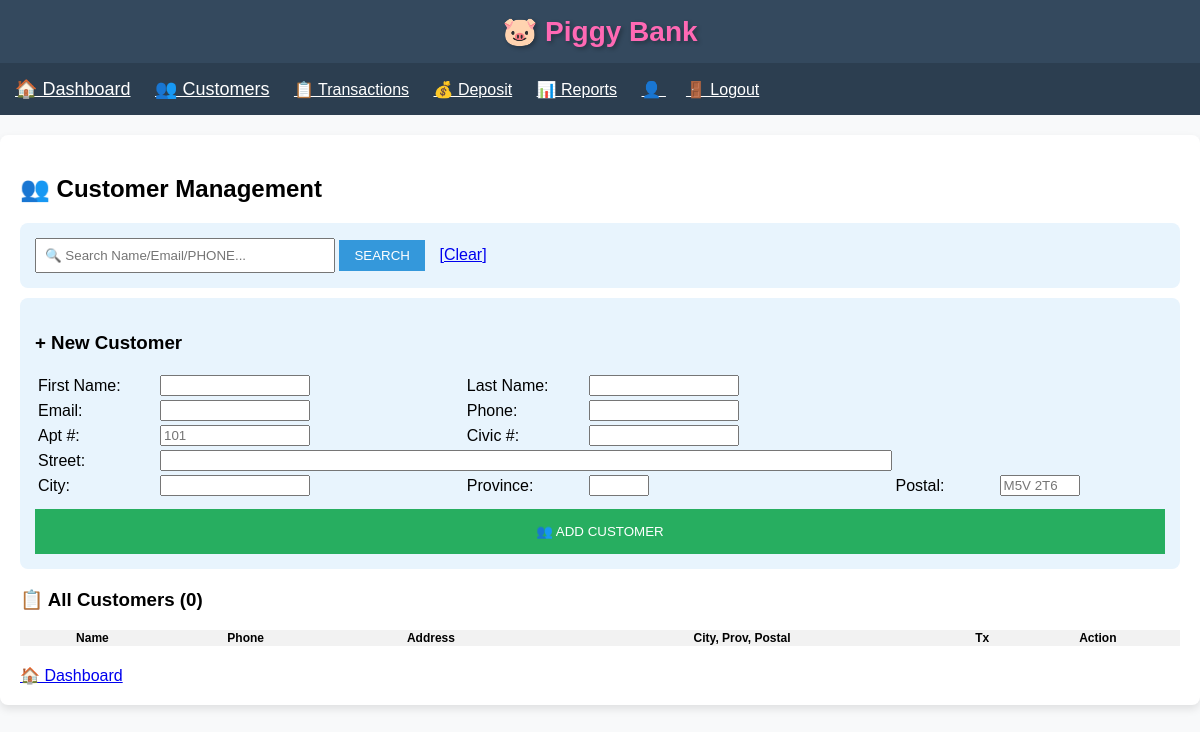
Page /customers (signed in) on the earlier database version.
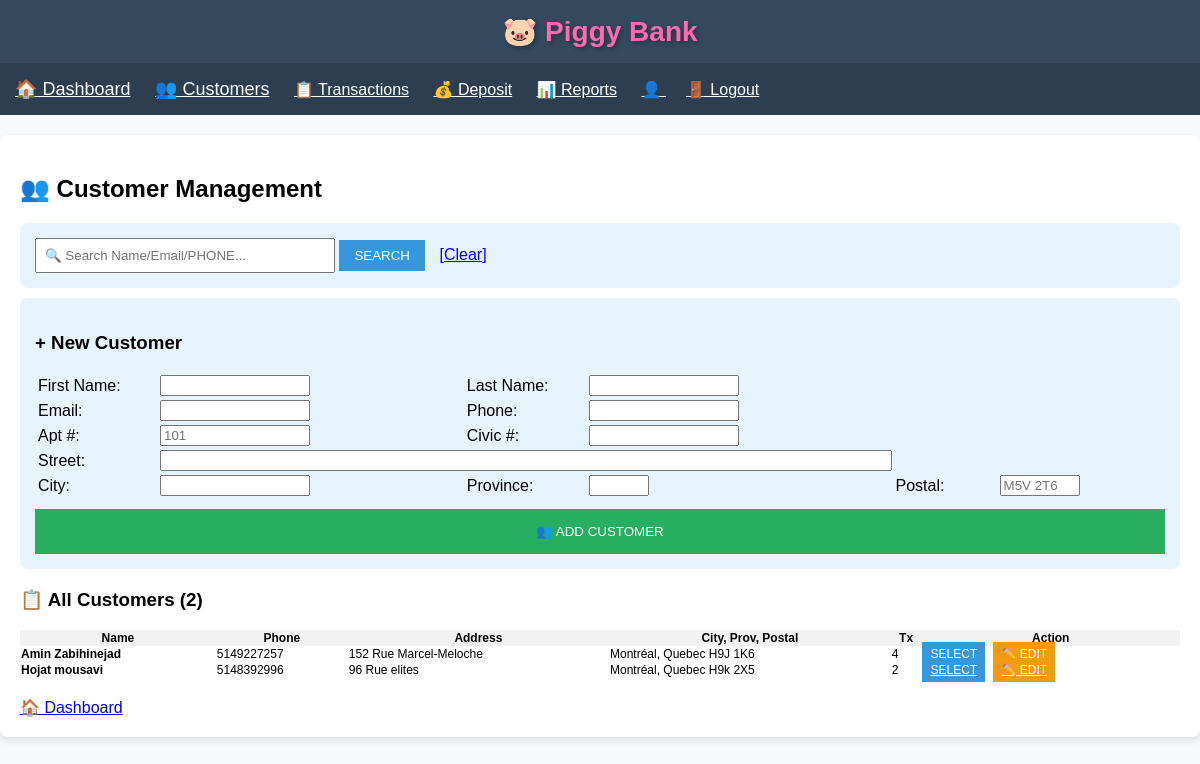
Same page on the later database version.
### app.py (models this page shows)
class Client(db.Model):
    id = db.Column(db.Integer, primary_key=True)
    first_name = db.Column(db.String(50), nullable=False)
    last_name = db.Column(db.String(50), nullable=False)
    email = db.Column(db.String(100), unique=True, nullable=False)
    phone = db.Column(db.String(20), nullable=False)
    apartment = db.Column(db.String(10))
    civic_number = db.Column(db.String(10), nullable=False)
    street = db.Column(db.String(100), nullable=False)
    city = db.Column(db.String(50), nullable=False)
    province = db.Column(db.String(10), nullable=False)
    postal_code = db.Column(db.String(10), nullable=False)  # ✅ NEW!
    created_at = db.Column(db.DateTime, default=datetime.utcnow)
    transactions = db.relationship('Transaction', backref='client', lazy=True)

### app.py (the view, shortened to what this page needs)
@app.route('/customers', methods=['GET', 'POST'])
def customers():
    if 'user_id' not in session:
        return redirect(url_for('login'))
    search_query = request.args.get('search', '')
    if search_query:
        all_clients = Client.query.filter(
            db.or_(
                Client.first_name.ilike(f'%{search_query}%'),
                Client.last_name.ilike(f'%{search_query}%'),
                Client.email.ilike(f'%{search_query}%'),
                Client.phone.ilike(f'%{search_query}%')  # ✅ PHONE SEARCH!
            )
        ).order_by(Client.last_name).all()
    else:
        all_clients = Client.query.order_by(Client.last_name).all()
    Client.phone.ilike(f'%{search_query}%'),  # ✅ ADD THIS LINE
    return render_template('customers.html', clients=all_clients)

### templates/customers.html (shortened to what this page needs)
{% extends "base.html" %}
{% block content %}
<h2>👥 Customer Management</h2>
<div style="background:#e8f4fd; padding:15px; border-radius:8px; margin-bottom:10px;">
    <form method="GET" style="display:inline;">
        <input type="text" name="search" placeholder="🔍 Search Name/Email/PHONE..."
       value="{{ request.args.get('search', '') }}" style="width:300px; padding:8px;">
        <input type="submit" value="SEARCH" style="padding:8px 15px; background:#3498db; color:white; border:none;">
        <a href="{{ url_for('customers') }}" style="margin-left:10px;">[Clear]</a>
    </form>
</div>
<div style="background:#e8f4fd; padding:15px; border-radius:8px; margin-bottom:20px;">
    <h3>+ New Customer</h3>
    <form method="POST">
        <table style="width:100%;">
            <tr>
                <td style="width:120px;">First Name:</td>
                <td><input name="first_name" required style="width:150px;"></td>
                <td style="width:120px;">Last Name:</td>
                <td><input name="last_name" required style="width:150px;"></td>
            </tr>
            <tr>
                <td>Email:</td>
                <td><input name="email" type="email" required style="width:150px;"></td>
                <td>Phone:</td>
                <td><input name="phone" required style="width:150px;"></td>
            </tr>
            <tr>
                <td>Apt #:</td>
                <td><input name="apartment" placeholder="101" style="width:150px;"></td>
                <td>Civic #:</td>
                <td><input name="civic_number" required style="width:150px;"></td>
            </tr>
            <tr>
                <td>Street:</td>
                <td colspan="3"><input name="street" required style="width:100%;"></td>
            </tr>
            <tr>
                <td>City:</td>
                <td><input name="city" required style="width:150px;"></td>
                <td>Province:</td>
                <td><input name="province" required style="width:60px;"></td>
                <td>Postal:</td>
                <td><input name="postal_code" required placeholder="M5V 2T6" style="width:80px;"></td>
            </tr>
        </table>
        <input type="submit" value="👥 ADD CUSTOMER" style="width:100%; padding:15px; background:#27ae60; color:white; border:none; margin-top:10px;">
    </form>
</div>
<h3>📋 All Customers ({{ clients|length }})</h3>
<table style="width:100%; border-collapse:collapse; font-size:12px;">
    <tr style="background:#f2f2f2;">
        <th>Name</th><th>Phone</th><th>Address</th><th>City, Prov, Postal</th><th>Tx</th><th>Action</th>
    </tr>
    {% for client in clients %}
    <tr>
        <td><strong>{{ client.first_name }} {{ client.last_name }}</strong></td>
        <td>{{ client.phone }}</td>
        <td>{{ client.apartment|default('') }} {{ client.civic_number }} {{ client.street }}</td>
        <td>{{ client.city }}, {{ client.province }} {{ client.postal_code }}</td>
        <td>{{ client.transactions|length }}</td>
        <td>
            <a href="{{ url_for('select_customer', client_id=client.id) }}" style="background:#3498db; color:white; padding:5px 8px;">SELECT</a>
            <a href="{{ url_for('edit_client', client_id=client.id) }}" style="background:#f39c12; color:white; padding:5px 8px; margin-left:5px;">✏️ EDIT</a>
        </td>
    </tr>
    {% endfor %}
</table>
<div style="margin-top:20px;">
    <a href="{{ url_for('index') }}" style="font-size:16px;">🏠 Dashboard</a>
</div>
{% endblock %}

### templates/base.html (shortened to what this page needs)
<!DOCTYPE html>
<html lang="en">
<head>
</head>
<body>
    <div class="header">
        <h1>🐷 <span style="color: #ff69b4;">Piggy Bank</span></h1>
    </div>
   <nav style="background:#2c3e50; padding:15px;">
    <a href="{{ url_for('index') }}" style="color:white; margin-right:20px; font-size:18px;">🏠 Dashboard</a>
    <a href="{{ url_for('customers') }}" style="color:white; margin-right:20px; font-size:18px;">👥 Customers</a>
    <a href="{{ url_for('transactions') }}" style="color:white; margin-right:20px;">📋 Transactions</a>
    <a href="{{ url_for('deposit') }}" style="color:white; margin-right:20px;">💰 Deposit</a>
    <a href="{{ url_for('charts') }}" style="color:white; margin-right:20px;">📊 Reports</a>
    <a href="{{ url_for('profile') }}" style="color:white; margin-right:20px;">👤 {{ session.username }}</a>
    <a href="{{ url_for('logout') }}" style="color:white;">🚪 Logout</a>
	</nav>
    <div class="container">
        {% block content %}{% endblock %}
    </div>
</body>
</html>

### templates/base.html (style rules this page uses)
* { box-sizing: border-box; }
body { font-family: Arial; margin: 0; padding: 0; background: #f8f9fa; }
.header { background: #34495e; color: white; padding: 15px; text-align: center; box-shadow: 0 2px 5px rgba(0,0,0,0.1); }
.header h1 { margin: 0; font-size: 28px; text-shadow: 2px 2px 4px rgba(0,0,0,0.3); }
.container { max-width: 1200px; margin: 20px auto; padding: 20px; background: white; border-radius: 8px; box-shadow: 0 4px 8px rgba(0,0,0,0.1); }

Differences in the rows shown:
added Client: first_name "Amin", last_name "Zabihinejad", phone "5149227257", civic_number "152", street "Rue Marcel-Meloche", city "Montréal", province "Quebec", postal_code "H9J 1K6", transactions|length "4"
added Client: first_name "Hojat", last_name "mousavi", phone "5148392996", civic_number "96", street "Rue elites", city "Montréal", province "Quebec", postal_code "H9k 2X5", transactions|length "2"
Other differences:
{{ clients|length }}: "0" → "2"
